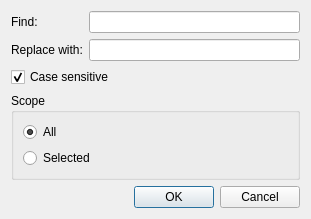
<?xml version="1.0" encoding="UTF-8"?>
<ui version="4.0">
 <class>ReplaceDialog</class>
 <widget class="QDialog" name="ReplaceDialog">
  <property name="geometry">
   <rect>
    <x>0</x>
    <y>0</y>
    <width>311</width>
    <height>192</height>
   </rect>
  </property>
  <property name="windowTitle">
   <string>Replace</string>
  </property>
  <layout class="QVBoxLayout" name="verticalLayout_2">
   <item>
    <layout class="QFormLayout" name="formLayout">
     <property name="fieldGrowthPolicy">
      <enum>QFormLayout::AllNonFixedFieldsGrow</enum>
     </property>
     <item row="0" column="0">
      <widget class="QLabel" name="label">
       <property name="text">
        <string>Find:</string>
       </property>
      </widget>
     </item>
     <item row="0" column="1">
      <widget class="QLineEdit" name="Before_"/>
     </item>
     <item row="1" column="0">
      <widget class="QLabel" name="label_2">
       <property name="text">
        <string>Replace with:</string>
       </property>
      </widget>
     </item>
     <item row="1" column="1">
      <widget class="QLineEdit" name="After_"/>
     </item>
    </layout>
   </item>
   <item>
    <widget class="QCheckBox" name="CaseSensitive_">
     <property name="text">
      <string>Case sensitive</string>
     </property>
     <property name="checked">
      <bool>true</bool>
     </property>
    </widget>
   </item>
   <item>
    <widget class="QGroupBox" name="groupBox">
     <property name="title">
      <string>Scope</string>
     </property>
     <layout class="QVBoxLayout" name="verticalLayout">
      <item>
       <widget class="QRadioButton" name="ScopeAll_">
        <property name="text">
         <string>All</string>
        </property>
        <property name="checked">
         <bool>true</bool>
        </property>
       </widget>
      </item>
      <item>
       <widget class="QRadioButton" name="ScopeSelected_">
        <property name="text">
         <string>Selected</string>
        </property>
       </widget>
      </item>
     </layout>
    </widget>
   </item>
   <item>
    <spacer name="verticalSpacer">
     <property name="orientation">
      <enum>Qt::Vertical</enum>
     </property>
     <property name="sizeHint" stdset="0">
      <size>
       <width>20</width>
       <height>40</height>
      </size>
     </property>
    </spacer>
   </item>
   <item>
    <widget class="QDialogButtonBox" name="buttonBox">
     <property name="orientation">
      <enum>Qt::Horizontal</enum>
     </property>
     <property name="standardButtons">
      <set>QDialogButtonBox::Cancel|QDialogButtonBox::Ok</set>
     </property>
    </widget>
   </item>
  </layout>
 </widget>
 <resources/>
 <connections>
  <connection>
   <sender>buttonBox</sender>
   <signal>accepted()</signal>
   <receiver>ReplaceDialog</receiver>
   <slot>accept()</slot>
   <hints>
    <hint type="sourcelabel">
     <x>248</x>
     <y>254</y>
    </hint>
    <hint type="destinationlabel">
     <x>157</x>
     <y>274</y>
    </hint>
   </hints>
  </connection>
  <connection>
   <sender>buttonBox</sender>
   <signal>rejected()</signal>
   <receiver>ReplaceDialog</receiver>
   <slot>reject()</slot>
   <hints>
    <hint type="sourcelabel">
     <x>316</x>
     <y>260</y>
    </hint>
    <hint type="destinationlabel">
     <x>286</x>
     <y>274</y>
    </hint>
   </hints>
  </connection>
 </connections>
</ui>
